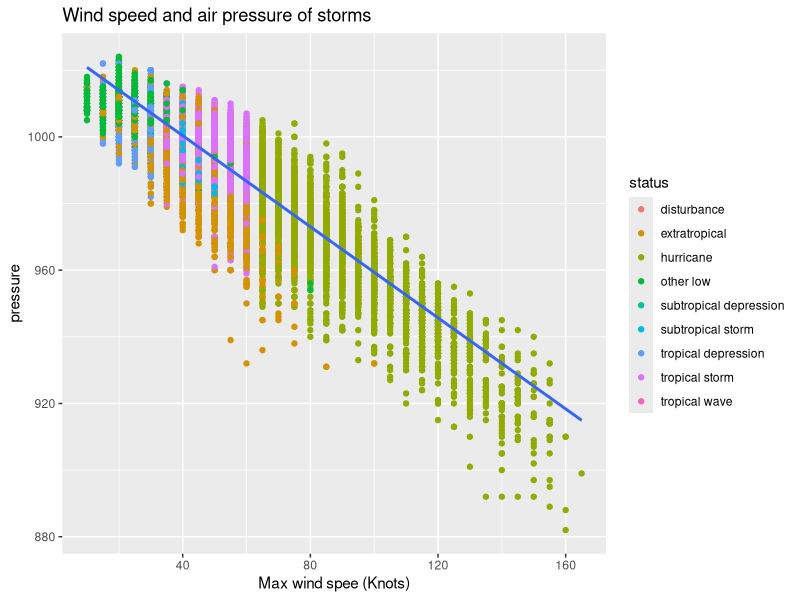
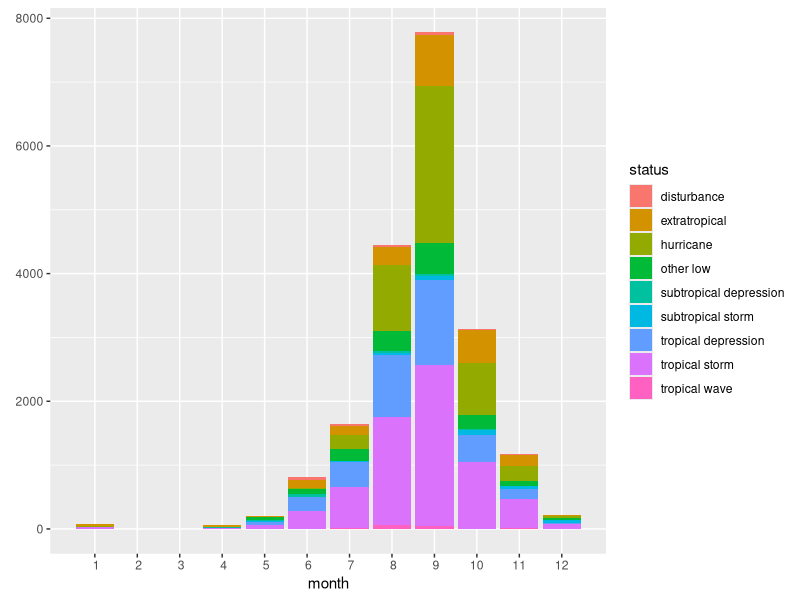
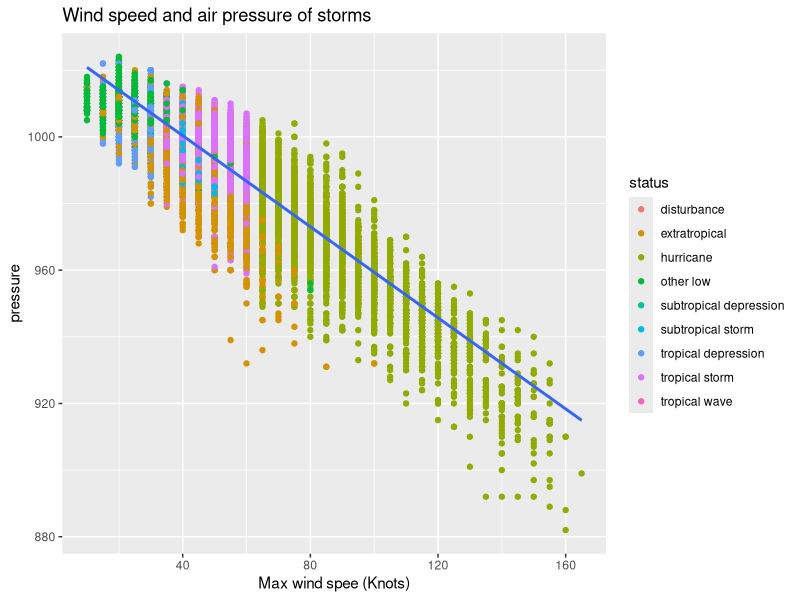

These charts were generated, in order, by the following R code:
library(tidyverse)
data(storms)

ggplot(data = storms, mapping = aes(x = wind, 
                                    y = pressure)) +
                                    geom_point(aes(color = status)) + # nolint
                                    geom_smooth(method = "lm") +
                                    labs(title = "Wind speed and air pressure of storms", # nolint
                                    x = "Max wind spee (Knots)") # nolint

ggsave("storms.png")

ggplot(storms,  aes(x = month,
                    fill = status)) +
                    geom_bar() + # nolint
                    scale_x_discrete(limits = c(1:12)) +
                    labs(y = element_blank())